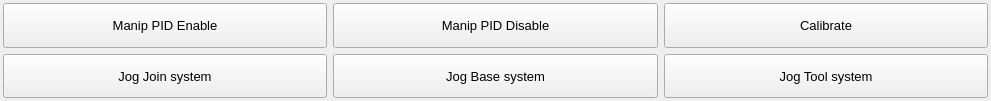
     <widget class="QWidget" name="gridLayoutWidget_2">
      <property name="geometry">
       <rect>
        <x>910</x>
        <y>10</y>
        <width>991</width>
        <height>101</height>
       </rect>
      </property>
      <layout class="QGridLayout" name="gridLayout_2">
       <property name="leftMargin">
        <number>3</number>
       </property>
       <property name="topMargin">
        <number>3</number>
       </property>
       <property name="rightMargin">
        <number>3</number>
       </property>
       <property name="bottomMargin">
        <number>3</number>
       </property>
       <property name="spacing">
        <number>6</number>
       </property>
       <item row="3" column="2">
        <widget class="QPushButton" name="ManipToolButton">
         <property name="sizePolicy">
          <sizepolicy hsizetype="Minimum" vsizetype="Minimum">
           <horstretch>0</horstretch>
           <verstretch>0</verstretch>
          </sizepolicy>
         </property>
         <property name="font">
          <font>
           <pointsize>10</pointsize>
           <weight>50</weight>
           <bold>false</bold>
           <kerning>true</kerning>
          </font>
         </property>
         <property name="text">
          <string>Jog Tool system</string>
         </property>
        </widget>
       </item>
       <item row="3" column="0">
        <widget class="QPushButton" name="ManipJoinButton">
         <property name="sizePolicy">
          <sizepolicy hsizetype="Minimum" vsizetype="Minimum">
           <horstretch>0</horstretch>
           <verstretch>0</verstretch>
          </sizepolicy>
         </property>
         <property name="font">
          <font>
           <pointsize>10</pointsize>
           <weight>50</weight>
           <bold>false</bold>
           <kerning>true</kerning>
          </font>
         </property>
         <property name="text">
          <string>Jog Join system</string>
         </property>
        </widget>
       </item>
       <item row="0" column="2">
        <widget class="QPushButton" name="ManipCalibrateButton">
         <property name="sizePolicy">
          <sizepolicy hsizetype="Minimum" vsizetype="Minimum">
           <horstretch>0</horstretch>
           <verstretch>0</verstretch>
          </sizepolicy>
         </property>
         <property name="font">
          <font>
           <pointsize>10</pointsize>
           <weight>50</weight>
           <bold>false</bold>
           <kerning>true</kerning>
          </font>
         </property>
         <property name="text">
          <string>Calibrate</string>
         </property>
        </widget>
       </item>
       <item row="3" column="1">
        <widget class="QPushButton" name="ManipBaseButton">
         <property name="sizePolicy">
          <sizepolicy hsizetype="Minimum" vsizetype="Minimum">
           <horstretch>0</horstretch>
           <verstretch>0</verstretch>
          </sizepolicy>
         </property>
         <property name="font">
          <font>
           <pointsize>10</pointsize>
           <weight>50</weight>
           <bold>false</bold>
           <kerning>true</kerning>
          </font>
         </property>
         <property name="text">
          <string>Jog Base system</string>
         </property>
        </widget>
       </item>
       <item row="0" column="1">
        <widget class="QPushButton" name="ManipDisableButton">
         <property name="sizePolicy">
          <sizepolicy hsizetype="Minimum" vsizetype="Minimum">
           <horstretch>0</horstretch>
           <verstretch>0</verstretch>
          </sizepolicy>
         </property>
         <property name="font">
          <font>
           <pointsize>10</pointsize>
           <weight>50</weight>
           <bold>false</bold>
           <kerning>true</kerning>
          </font>
         </property>
         <property name="text">
          <string>Manip PID Disable</string>
         </property>
        </widget>
       </item>
       <item row="0" column="0">
        <widget class="QPushButton" name="ManipEnableButton">
         <property name="sizePolicy">
          <sizepolicy hsizetype="Minimum" vsizetype="Minimum">
           <horstretch>0</horstretch>
           <verstretch>0</verstretch>
          </sizepolicy>
         </property>
         <property name="font">
          <font>
           <pointsize>10</pointsize>
           <weight>50</weight>
           <bold>false</bold>
           <kerning>true</kerning>
          </font>
         </property>
         <property name="text">
          <string>Manip PID Enable</string>
         </property>
        </widget>
       </item>
      </layout>
     </widget>
